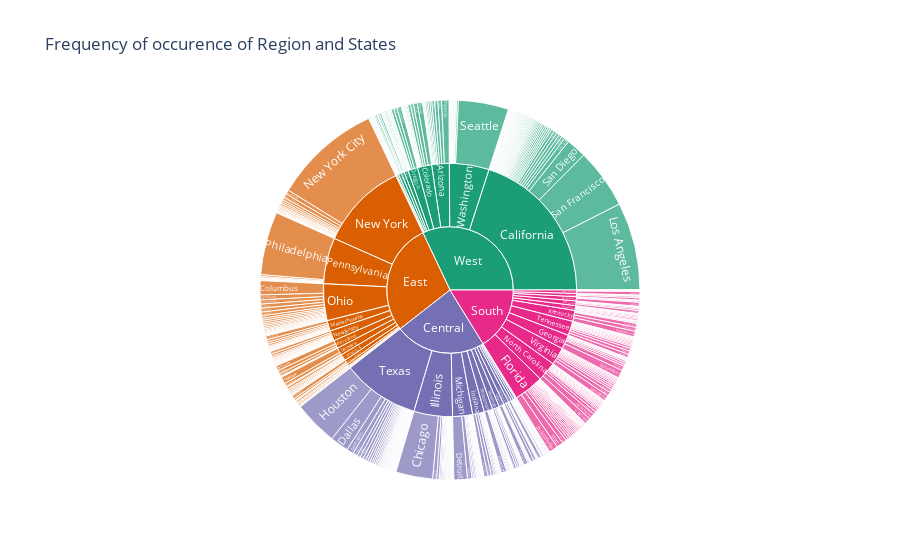

Source (notebook cell):
### Code cell
fig=px.sunburst(data_frame=superstore_df[['Region','State','City','Row ID']].groupby(['Region','State','City']).sum().reset_index(),path=['Region','State','City'],values='Row ID',color_discrete_sequence=px.colors.qualitative.Dark2,title='Frequency of occurence of Region and States')
fig.show()

### Figure 1 — Plotly figure (JSON) as saved in the notebook; plotly's stock layout.template omitted (floating-point values rounded to 4 significant figures; data arrays with more than 128 entries replaced by an {"elided": "..."} marker saying what was removed)
{"data": [{"branchvalues": "total", "domain": {"x": [0, 1], "y": [0, 1]}, "hovertemplate": "labels=%{label}<br>Row ID=%{value}<br>parent=%{parent}<br>id=%{id}<extra></extra>", "ids": {"elided": "657 str values"}, "labels": {"elided": "657 str values"}, "name": "", "parents": {"elided": "657 str values"}, "type": "sunburst", "values": {"elided": "657 int values"}}], "layout": {"legend": {"tracegroupgap": 0}, "sunburstcolorway": ["rgb(27,158,119)", "rgb(217,95,2)", "rgb(117,112,179)", "rgb(231,41,138)", "rgb(102,166,30)", "rgb(230,171,2)", "rgb(166,118,29)", "rgb(102,102,102)"], "title": {"text": "Frequency of occurence of Region and States"}}}
